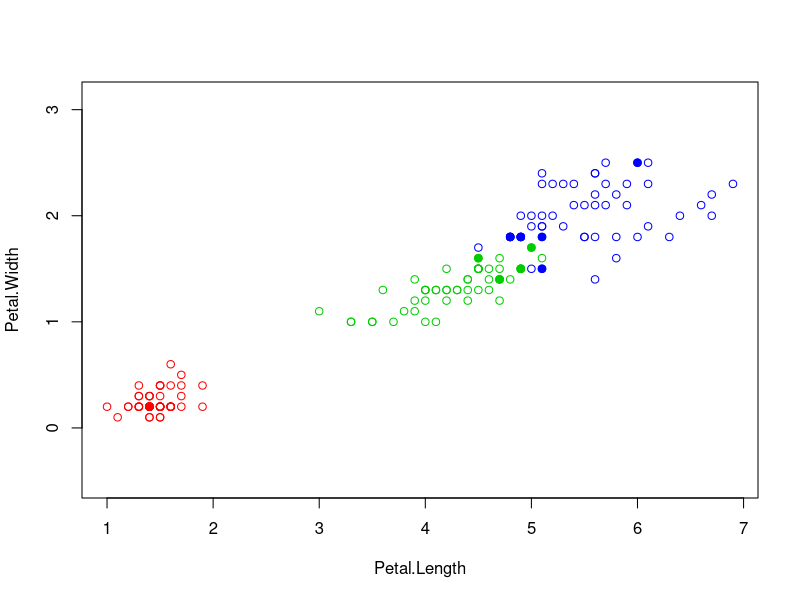
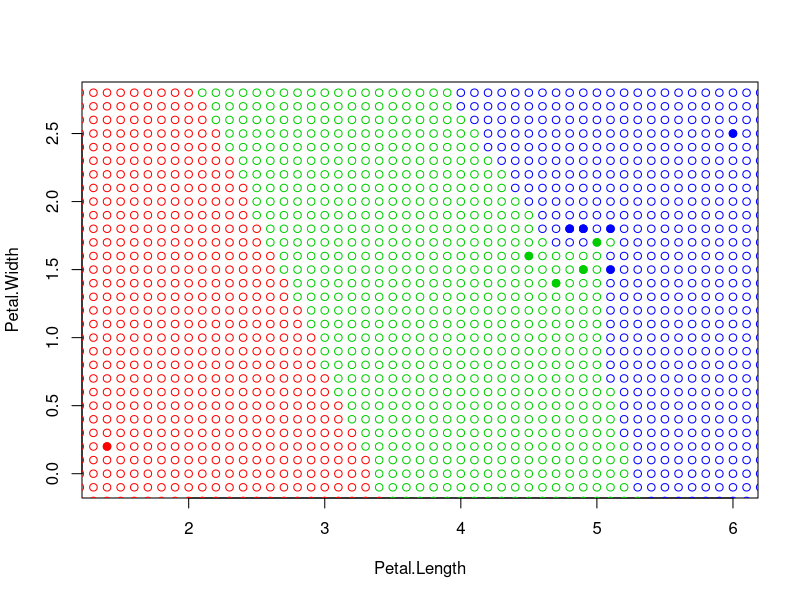
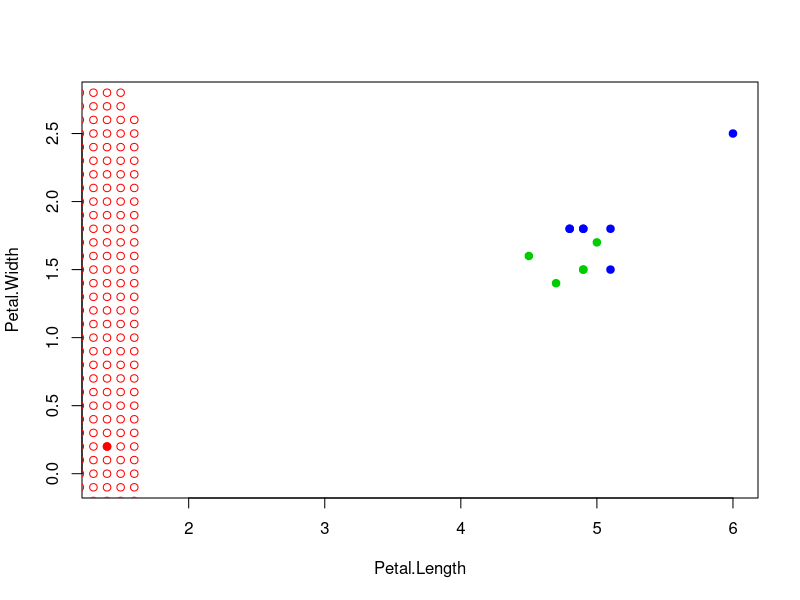

R code for these plots, in order: (Note: a time limit stopped this script after it produced the figures.)
euclideanDistance <- function(u, v)
{
  sqrt(sum((u - v)^2))
}

sortObjectsByDist <- function(xl, z, metricFunction =
                                euclideanDistance)
{
  l <- dim(xl)[1]
  n <- dim(xl)[2] - 1
  distances <- matrix(NA, l, 2)
  for (i in 1:l)
  {
    distances[i, ] <- c(i, metricFunction(xl[i, 1:n], z))
  }
  
  orderedXl <- xl[order(distances[, 2]), ]
  return (orderedXl);
}

kwNN <- function(xl, z, k=6,q=0.5)
{
  m <- c("setosa" = 0, "versicolor" = 0, "virginica" = 0)
  xl <- sortObjectsByDist(xl, z)
  n <- dim(xl)[2] - 1
  classes <- xl[1:k, n + 1]

  for(i in 1:k)
  {
    w<-q ^ i
    m[classes[i]]<-m[classes[i]]+w
  }
  return (m)
}

margins <- function(xl,func)
{
  n <- dim(xl)[1]
  margin <- rep(0, n)
  for(i in 1:n)
  {
    z <- c(xl[i,1],xl[i,2])
    w <- func(xl[, 1:3][-i,],z)
    margin[i] <- w[xl[i,3]]- max(w[which(names(w)!=xl[i,3])])
  }
  return(margin)
}

stolp <- function(xl, l, delta, func,classes)
{
 
  margin <- margins(xl,func)
  vibros <- which(margin<delta) 
  xl <- xl[-vibros,]
  margin <- margin[-vibros]
  omega<-xl[1,]
  for(i in seq(length(classes)))
  {
    omega[i,]<-(xl[which(xl[,3]==classes[i]),])[which.max(margin),]
  }
  margin<-order(margin)
  while(dim(omega)[1]<dim(xl)[1])
  {
    n<-dim(xl)[1]
    err<-0
    for(i in 1:n)
    {
      z <- c(xl[i,1],xl[i,2])
      class<-names(which.max(func(omega,z)))
      if(class != xl[i,3])
      {
        err<-err+1
      }
    }
    if(err==0)
    {
      return(omega)
    }
    
    omega[dim(omega)[1]+1,]<-xl[margin[1],]
    margin<-margin[-1]
    
  }
  
  return(omega)
}

colors <- c("setosa" = "red", "versicolor" = "green3",
            "virginica" = "blue")

xl <- iris[, 3:5] 
classes<-c("setosa", "versicolor", "virginica")
etaloni<-stolp(xl,0,-0.1,kwNN,classes)
readline(prompt="Enter to continue")
plot(iris[, 3:4], pch = 21,  col = colors[iris$Species], asp = 1)
for(i in 1:dim(etaloni)[1])
{
  z<-c(etaloni[i,1],etaloni[i,2])
  points(z[1], z[2], pch = 21, col = colors[etaloni[i,3]],bg = colors[etaloni[i,3]])
}
readline(prompt="Enter to continue")

plot(etaloni[, 1:2], pch = 21,  col = colors[etaloni$Species], bg = colors[etaloni$Species],asp = 1)
start_time <- Sys.time()
x<-0.8
while(x<7)
{
  y<--0.2
  while (y<2.9)
  {
    z<-c(x,y)
    class <- names(which.max(kwNN(etaloni, z)))
    points(z[1], z[2], pch = 21, col = colors[class])
    y<-y+0.1
  }
  x<-x+0.1
}
end_time <- Sys.time()
time <- end_time - start_time
print(time)
readline(prompt="Enter to continue")
plot(etaloni[, 1:2], pch = 21,  col = colors[etaloni$Species], bg = colors[etaloni$Species],asp = 1)
start_time <- Sys.time()
x<-0.8
while(x<7)
{
  y<--0.2
  while (y<2.9)
  {
    z<-c(x,y)
    class <- names(which.max(kwNN(xl, z)))

    points(z[1], z[2], pch = 21, col = colors[class])
    y<-y+0.1
  }
  x<-x+0.1
}
end_time <- Sys.time()
time <- end_time - start_time
print(time)
